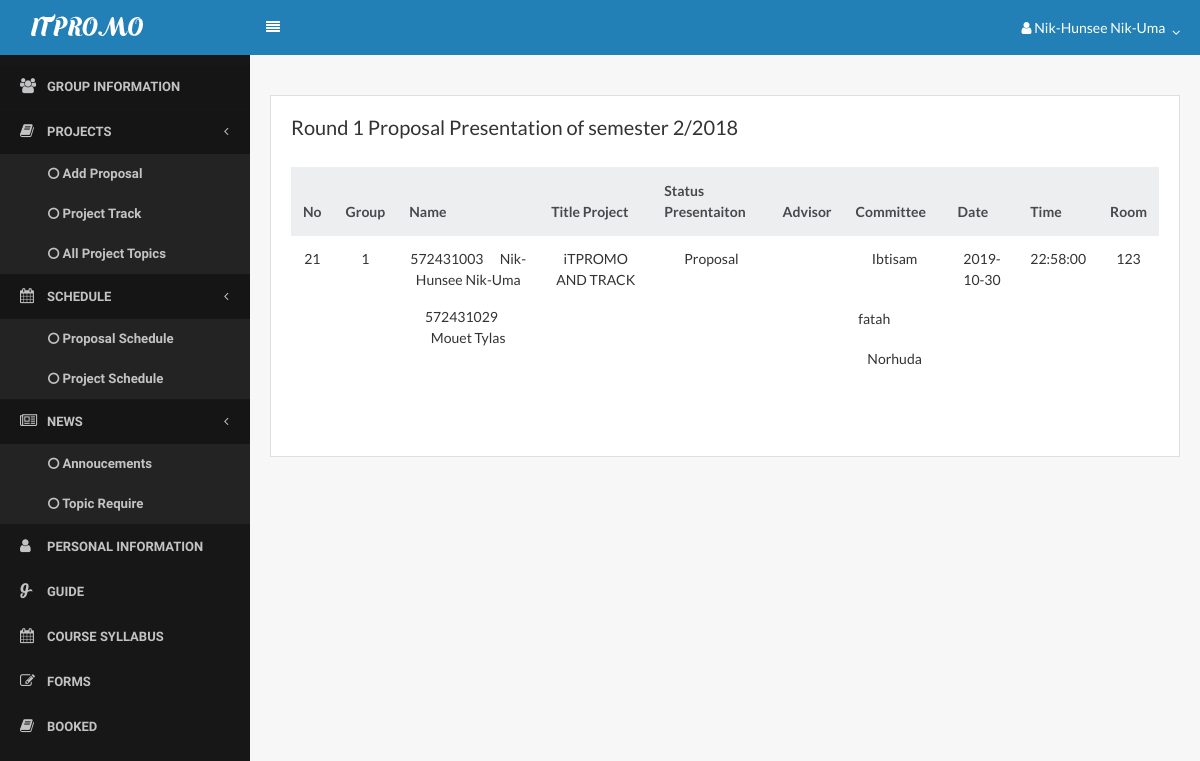
/index.php?page=display_schedule_proposal (signed in), run on an earlier commit of the app's database.
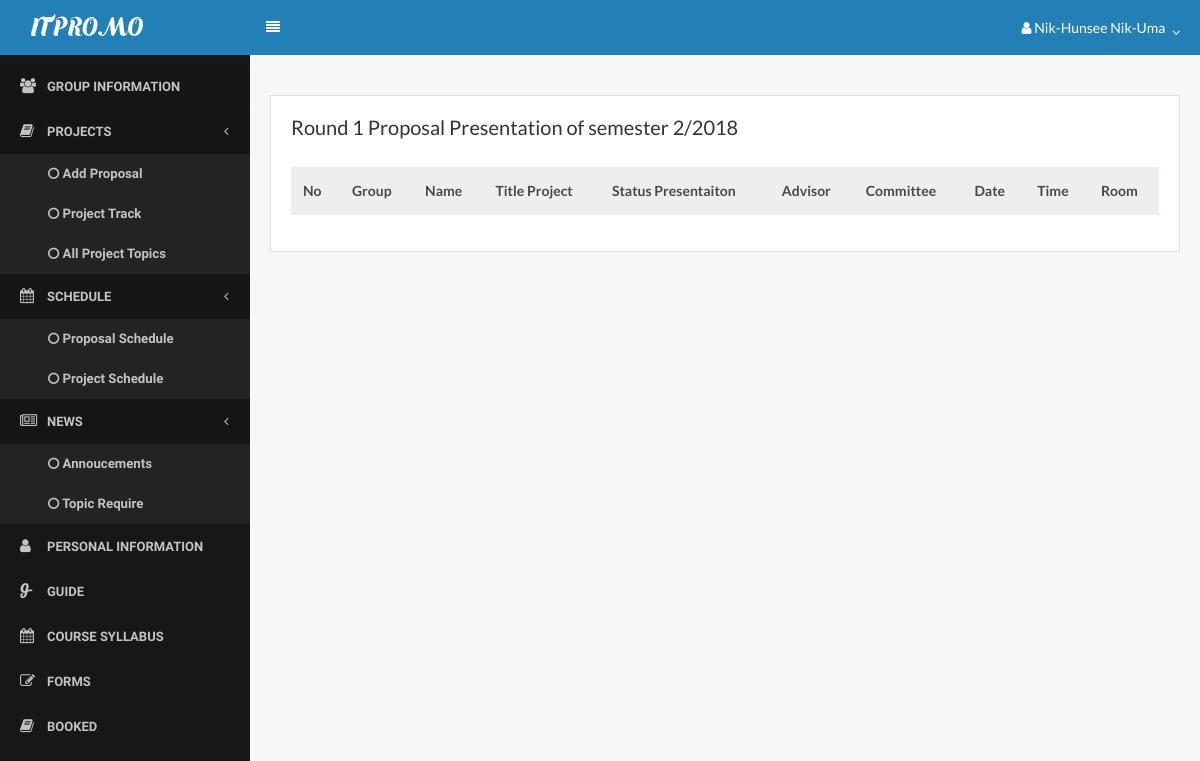
And on a later commit of the database.
### tables this page shows
CREATE TABLE `schedule` (
  `schedule_id` int(11) NOT NULL,
  `schedule_topic` varchar(255) NOT NULL,
  `schedule_type` enum('1','2') NOT NULL COMMENT '1=Proposal,2=Project',
  `schedule_room` int(10) NOT NULL,
  `schedule_time` time NOT NULL,
  `schedule_date` date NOT NULL,
  `schedule_status` varchar(255) NOT NULL,
  `member_id` int(20) NOT NULL,
  `group_id` int(20) NOT NULL
);

CREATE TABLE `partnergroup` (
  `group_id` int(11) NOT NULL,
  `group_number` varchar(255) NOT NULL
);

CREATE TABLE `member` (
  `member_id` int(11) NOT NULL,
  `member_idcard` int(30) NOT NULL,
  `member_username` varchar(255) NOT NULL,
  `member_fullname` varchar(255) NOT NULL,
  `member_password` varchar(255) NOT NULL,
  `member_pos` enum('Lecturer','Student','Officer') NOT NULL COMMENT '1=Lecturer, 3=Student, 4=Officer',
  `member_phone` varchar(255) NOT NULL,
  `member_email` varchar(255) NOT NULL,
  `member_gender` enum('Male','Female') NOT NULL COMMENT 'm=Male, f=female',
  `admin_id` int(20) NOT NULL COMMENT 'Foreign Key to tb_admin',
  `group_id` int(20) DEFAULT NULL
);

CREATE TABLE `advisergroup` (
  `advisergroup_id` int(11) NOT NULL,
  `advisergroup_topic` varchar(255) DEFAULT NULL,
  `advisergroup_status` enum('0','Waiting','Approve') NOT NULL DEFAULT 'Waiting',
  `member_id` int(11) NOT NULL,
  `group_id` int(11) NOT NULL,
  `admin_id` varchar(20) NOT NULL
);

CREATE TABLE `committeegroup` (
  `committeegroup_id` int(11) NOT NULL,
  `member_id` int(11) NOT NULL,
  `group_id` int(11) NOT NULL
);

### menu/function.php (the view, shortened to what this page needs)
<?php
function get_topic($group_id){
require 'connect.php';
$sql = "SELECT advisergroup.member_id,advisergroup.advisergroup_topic FROM advisergroup
LEFT JOIN member ON advisergroup.member_id = member.member_id
					WHERE advisergroup.group_id = '$group_id' AND advisergroup.advisergroup_status = '1'";
	if($rs = $db->query($sql)){
		if($row = $rs->fetch_object()){
			return $row->advisergroup_topic;
		}
	}else{
		echo $db->error;
		$db->close();
	}
}
function get_committee($group_id){
require 'connect.php';
	$rows = "";
	$sql = "SELECT committeegroup.committeegroup_id, member.member_fullname FROM committeegroup
					LEFT JOIN member ON committeegroup.member_id = member.member_id
					WHERE committeegroup.group_id = '$group_id'";
	if($rs = $db->query($sql)){
		while($row = $rs->fetch_object()){
			$rows .= "<p>".$row->member_fullname." <a href='admin/sql_removecommittee.php?id=".$row->committeegroup_id."' title='Remove this committee' onclick='return confirm_removecommittee()' class='btn btn-link btn-xs'><i class='glyphicon glyphicon-remove'></i></a></p>";
		}
		return $rows;
	}else{
		echo $db->error;
		$db->close();
	}
}
function get_member_list($group_id){
	$rows = "";
require 'connect.php';
  $sql = "SELECT member_fullname, member_idcard FROM member WHERE group_id = '$group_id'";
	if($rs = $db->query($sql)){
		if($rs->num_rows > 0){
			while($row = $rs->fetch_object()){
        $rows .= "<p>".$row->member_idcard." &nbsp&nbsp&nbsp&nbsp ".$row->member_fullname."</p>";
			}
		}else{
			$rows = "<i class='text-danger'>- No member in this group -</i>";
		}
		return $rows;
	}else{
		echo $db->error;
		$db->close();
	}
}
?>

### student/display_schedule_proposal.php (shortened to what this page needs)
<div class="content">
                     <div class="row">
                        <div class="col-lg-12">
                            <div class="card">
                                <div class="card-block">
                                  <h5>Round 1 Proposal Presentation of semester 2/2018</h5></br>
                                     <table class="table">
                                        <thead class="thead-default">
                      <th>No</th>
                      <th>Group</th>
                      <th>Name</th>
                      <th>Title Project</th>
                      <th>Status Presentaiton</th>
                      <th>Advisor</th>
                       <th>Committee</th>
                       <th>Date</th>
                       <th>Time</th>
                       <th>Room</th>
                                        </thead>
                                        <tbody>
     <?php
  $strSQL = "SELECT schedule.*, partnergroup.group_id,partnergroup.group_number,member.member_fullname FROM schedule
      LEFT JOIN partnergroup ON schedule.group_id = partnergroup.group_id
      LEFT JOIN member ON schedule.member_id = member.member_id
      WHERE   schedule.schedule_type ='1' ";
        ?>
             <?php
     if($result = $db->query($strSQL)){
             while($objResult = $result->fetch_object()){
            ?>
           <tbody>
            <tr>
                        <td class="text-center"><?php echo $objResult->schedule_id; ?></td>
                        <td class="text-center"> <?php echo $objResult->group_number; ?></td>
                  <td class="text-center"><?php echo get_member_list($objResult->group_id); ?></td>
                  <td class="text-center"><?php echo get_topic($objResult->group_id); ?></td>
                    <td class="text-center"><?php echo $objResult->schedule_status ?></td>
                    <td class="text-center"><?php echo get_advisor($objResult->group_id); ?></td>
                     <td class="text-center"><?php echo get_committee($objResult->group_id); ?></td>
                     <td class="text-center"><?php echo $objResult->schedule_date ?></td>
                       <td class="text-center"><?php echo $objResult->schedule_time; ?></td>
                     <td class="text-center"><?php echo $objResult->schedule_room ?></td>
                    </tr>
                <?php
                 }
               }
                   ?>
                                        </tbody>
                                    </table>
                                </div>
                            </div>
                        </div>
                    </div>
                </div>
</body>
</html>

What changed in the data, as far as the page shows it:
removed schedule: schedule_id "21", group.group_number "1", group.advisergroup_topic "iTPROMO AND TRACK", schedule_status "Proposal", schedule_date "2019-10-30", schedule_time "22:58:00", schedule_room "123"
no longer on this page (row unchanged): member: member_idcard "572431003", member_fullname "Nik-Hunsee Nik-Uma"
no longer on this page (row unchanged): member: member_idcard "572431029", member_fullname "Mouet Tylas"
removed committeegroup: member.member_fullname "Ibtisam"
removed committeegroup: member.member_fullname "fatah"
removed committeegroup: member.member_fullname "Norhuda"
